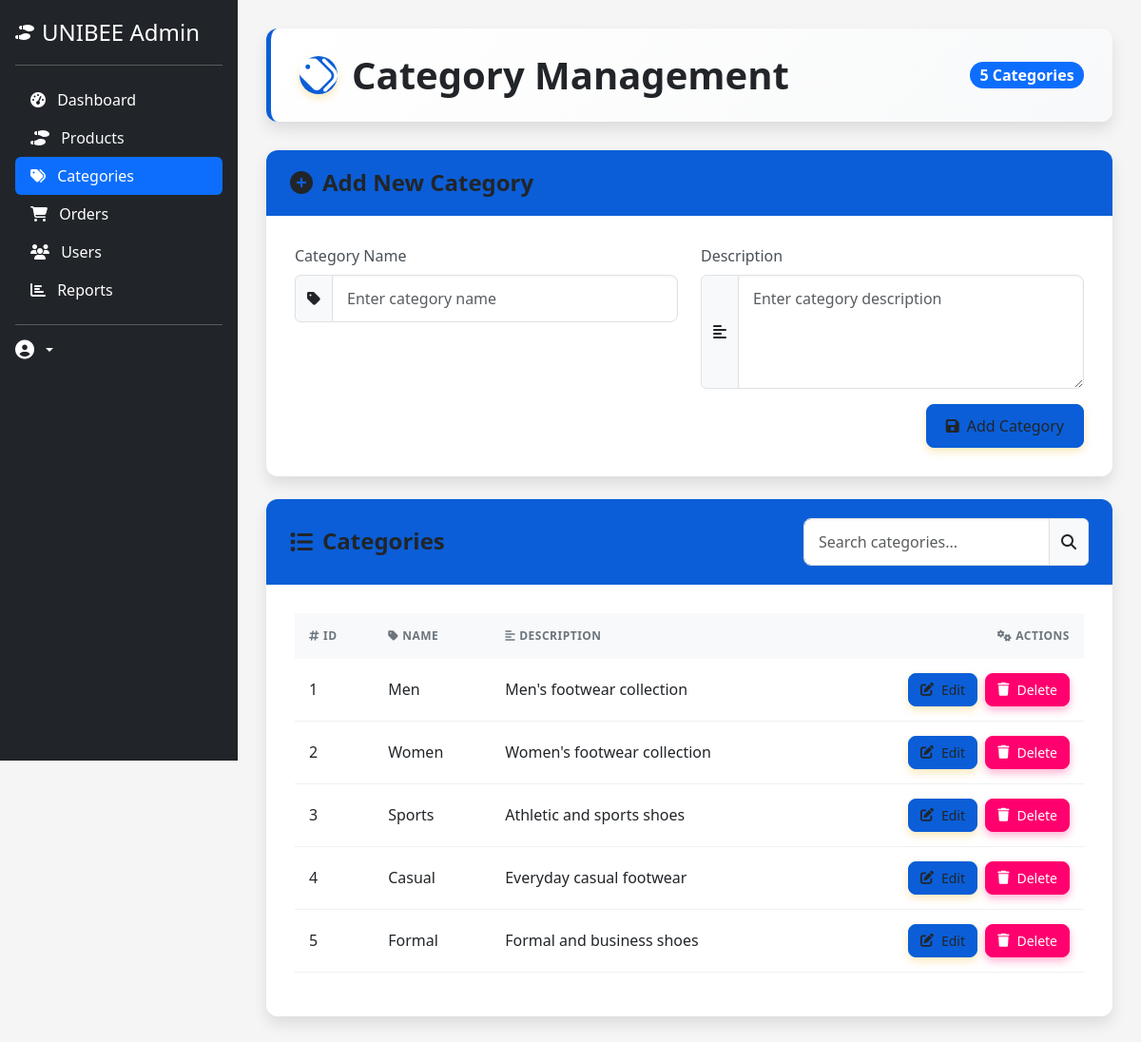
Screenshot of /admin_categories.php with the database file from the repository.
### tables this page shows
CREATE TABLE `categories` (
  `id` int(11) NOT NULL,
  `name` varchar(50) NOT NULL,
  `description` text DEFAULT NULL
);

### admin_categories.php (the view, shortened to what this page needs)
<?php
require_once 'config/database.php';
$sql = "SELECT * FROM categories";
$result = $conn->query($sql);
?>
<!DOCTYPE html>
<html lang="en">
<head>
    <link href="https://cdn.jsdelivr.net/npm/bootstrap@5.3.0-alpha1/dist/css/bootstrap.min.css" rel="stylesheet">
    <link rel="stylesheet" href="https://cdnjs.cloudflare.com/ajax/libs/font-awesome/6.4.0/css/all.min.css">
</head>
<body>
<div class="container-fluid">
        <div class="row">
            <div class="col-md-2 sidebar p-0">
                <div class="d-flex flex-column flex-shrink-0 p-3 text-white bg-dark" style="width: 250px; height: 100%;">
                    <a href="admin_dashboard.php" class="d-flex align-items-center mb-3 mb-md-0 me-md-auto text-white text-decoration-none">
                        <i class="fas fa-shoe-prints me-2"></i>
                        <span class="fs-4">UNIBEE Admin</span>
                    </a>
                    <hr>
                    <ul class="nav nav-pills flex-column mb-auto">
                        <li class="nav-item">
                            <a href="admin_dashboard.php" class="nav-link text-white">
                                <i class="fas fa-tachometer-alt me-2"></i>
                                Dashboard
                            </a>
                        </li>
                        <li>
                            <a href="admin_products.php" class="nav-link" aria-current="page">
                                <i class="fas fa-shoe-prints me-2"></i>
                                Products
                            </a>
                        </li>
                        <li>
                            <a href="admin_categories.php" class="nav-link active text-white">
                                <i class="fas fa-tags me-2"></i>
                                Categories
                            </a>
                        </li>
                        <li>
                            <a href="admin_orders.php" class="nav-link text-white">
                                <i class="fas fa-shopping-cart me-2"></i>
                                Orders
                            </a>
                        </li>
                        <li>
                            <a href="admin_users.php" class="nav-link text-white">
                                <i class="fas fa-users me-2"></i>
                                Users
                            </a>
                        </li>
                        <li>
                            <a href="admin_reports.php" class="nav-link text-white">
                                <i class="fas fa-chart-bar me-2"></i>
                                Reports
                            </a>
                        </li>
                    </ul>
                    <hr>
                    <div class="dropdown">
                        <a href="#" class="d-flex align-items-center text-white text-decoration-none dropdown-toggle" id="dropdownUser1" data-bs-toggle="dropdown" aria-expanded="false">
                            <i class="fas fa-user-circle me-2 fs-5"></i>
                        </a>
                    </div>
                </div>
            </div>
    <div class="container">
        <div class="page-header">
            <h1><i class="fas fa-tags"></i>Category Management</h1>
            <span class="badge bg-primary rounded-pill fs-6"><?php echo $result->num_rows; ?> Categories</span>
        </div>
        <div class="card mb-4">
            <div class="card-header">
                <h2><i class="fas fa-plus-circle"></i>Add New Category</h2>
            </div>
            <div class="card-body">
                <form method="post" action="">
                    <div class="row">
                        <div class="col-md-6 mb-3">
                            <label for="name" class="form-label">Category Name</label>
                            <div class="input-group">
                                <span class="input-group-text"><i class="fas fa-tag"></i></span>
                                <input type="text" class="form-control" id="name" name="name" required placeholder="Enter category name">
                            </div>
                        </div>
                        <div class="col-md-6 mb-3">
                            <label for="description" class="form-label">Description</label>
                            <div class="input-group">
                                <span class="input-group-text"><i class="fas fa-align-left"></i></span>
                                <textarea class="form-control" id="description" name="description" rows="1" placeholder="Enter category description"></textarea>
                            </div>
                        </div>
                    </div>
                    <div class="d-flex justify-content-end">
                        <button type="submit" name="add_category" class="btn btn-primary">
                            <i class="fas fa-save"></i>Add Category
                        </button>
                    </div>
                </form>
            </div>
        </div>
        <div class="card">
            <div class="card-header">
                <div class="d-flex justify-content-between align-items-center">
                    <h2><i class="fas fa-list"></i>Categories</h2>
                    <div class="input-group" style="max-width: 300px;">
                        <input type="text" class="form-control" id="categorySearch" placeholder="Search categories...">
                        <span class="input-group-text"><i class="fas fa-search"></i></span>
                    </div>
                </div>
            </div>
            <div class="card-body">
                <div class="table-responsive">
                    <table class="table table-hover">
                        <thead>
                            <tr>
                                <th><i class="fas fa-hashtag me-1"></i>ID</th>
                                <th><i class="fas fa-tag me-1"></i>Name</th>
                                <th><i class="fas fa-align-left me-1"></i>Description</th>
                                <th class="text-end"><i class="fas fa-cogs me-1"></i>Actions</th>
                            </tr>
                        </thead>
                        <tbody>
                            <?php if ($result->num_rows > 0): ?>
                                <?php while($row = $result->fetch_assoc()): ?>
                                    <tr>
                                        <td><?php echo $row["id"]; ?></td>
                                        <td>
                                            <span class="fw-medium"><?php echo htmlspecialchars($row["name"]); ?></span>
                                        </td>
                                        <td>
                                            <?php
                                            $description = htmlspecialchars($row["description"]);
                                            echo !empty($description) ? $description : '<span class="text-muted fst-italic">No description</span>';
                                            ?>
                                        </td>
                                        <td class="text-end">
                                            <button type="button" class="btn btn-sm btn-primary"
                                                    data-bs-toggle="modal"
                                                    data-bs-target="#editModal<?php echo $row["id"]; ?>">
                                                <i class="fas fa-edit"></i> Edit
                                            </button>
                                            <a href="?delete=<?php echo $row["id"]; ?>"
                                               class="btn btn-sm btn-danger ms-1"
                                               onclick="return confirm('Are you sure you want to delete this category?')">
                                                <i class="fas fa-trash"></i> Delete
                                            </a>
                                        </td>
                                    </tr>
                                <?php endwhile; ?>
                            <?php endif; ?>
                        </tbody>
                    </table>
                </div>
            </div>
        </div>
    </div>
</body>
</html>

### admin_categories.php (style rules this page uses)
:root { --primary-color: #0b5ed7; --secondary-color: #212529; --accent-color: #ff006e; --light-color: #f8f9fa; --dark-color: #212529; --border-radius: 12px; --box-shadow: 0 8px 15px rgba(0,0,0,0.1); }
body { background-color: #f5f5f5; font-family: 'Segoe UI', Tahoma, Geneva, Verdana, sans-serif; padding-left: 250px; }
.sidebar { min-height: 100vh; background-color: #212529; width: 250px; position: fixed; top: 0; left: 0; z-index: 100; }
.sidebar a { color: #f8f9fa; text-decoration: none; }
.container { max-width: 1200px; padding: 30px; }
.page-header { background: linear-gradient(135deg, white, #f8f9fa); padding: 25px 30px; margin-bottom: 30px; border-radius: var(--border-radius); box-shadow: var(--box-shadow); border-left: 5px solid var(--primary-color); display: flex; justify-content: space-between; align-items: center; }
.page-header h1 { margin-bottom: 0; color: var(--dark-color); font-weight: 600; display: flex; align-items: center; }
.page-header h1 i { background-color: var(--primary-color); color: white; width: 40px; height: 40px; border-radius: 50%; display: inline-flex; align-items: center; justify-content: center; margin-right: 15px; box-shadow: 0 4px 8px rgba(243, 182, 40, 0.3); }
.card { border: none; border-radius: var(--border-radius); box-shadow: var(--box-shadow); margin-bottom: 30px; overflow: hidden; transition: transform 0.3s ease, box-shadow 0.3s ease; }
.card-header { background: linear-gradient(135deg, var(--primary-color),#0b5ed7); color: var(--dark-color); border-bottom: none; padding: 20px 25px; font-weight: bold; }
.card-header h2 { font-size: 1.5rem; margin-bottom: 0; font-weight: 600; display: flex; align-items: center; }
.card-header h2 i { margin-right: 10px; }
.card-body { padding: 30px; }
.form-label { font-weight: 500; margin-bottom: 8px; color: #495057; }
.form-control { border-radius: 8px; padding: 12px 15px; border: 1px solid #e0e0e0; box-shadow: inset 0 1px 3px rgba(0,0,0,0.05); transition: all 0.3s ease; }
textarea.form-control { min-height: 120px; }
.btn { padding: 10px 20px; border-radius: 8px; font-weight: 500; transition: all 0.3s ease; display: inline-flex; align-items: center; justify-content: center; }
.btn i { margin-right: 8px; }
.btn-primary { background-color: var(--primary-color); border-color: var(--primary-color); color: var(--dark-color); box-shadow: 0 4px 8px rgba(243, 182, 40, 0.3); }
.btn-danger { background-color: var(--accent-color); border-color: var(--accent-color); box-shadow: 0 4px 8px rgba(255, 0, 110, 0.3); }
.btn-sm { padding: 6px 12px; font-size: 0.875rem; }
.table { border-collapse: separate; border-spacing: 0; }
.table thead th { background-color: #f8f9fa; border: none; padding: 15px; font-weight: 600; text-transform: uppercase; font-size: 12px; letter-spacing: 0.5px; color: #6c757d; }
.table tbody tr { transition: all 0.3s ease; }
.table td { padding: 15px; vertical-align: middle; border-bottom: 1px solid #f0f0f0; }
.card, .page-header, .alert { animation: fadeIn 0.6s ease-out forwards; }

### rows the page displays
categories: id "1", name "Men", description "Men's footwear collection"
categories: id "2", name "Women", description "Women's footwear collection"
categories: id "3", name "Sports", description "Athletic and sports shoes"
categories: id "4", name "Casual", description "Everyday casual footwear"
categories: id "5", name "Formal", description "Formal and business shoes"

### other values shown
$result->num_rows "5"
